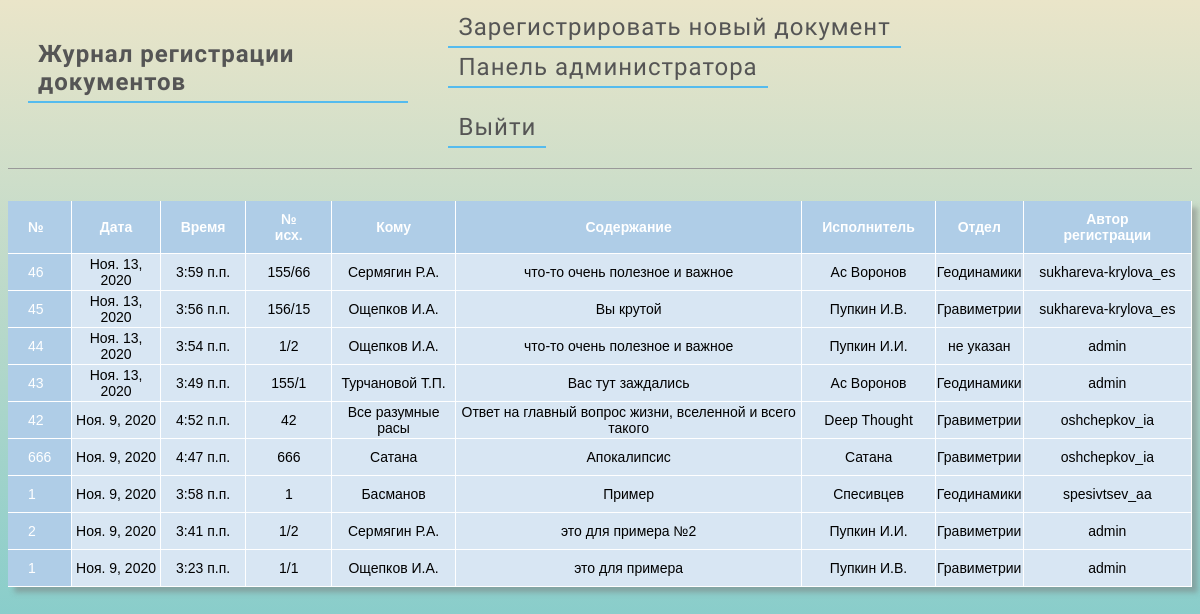
Before: / (signed in) with the older database file.
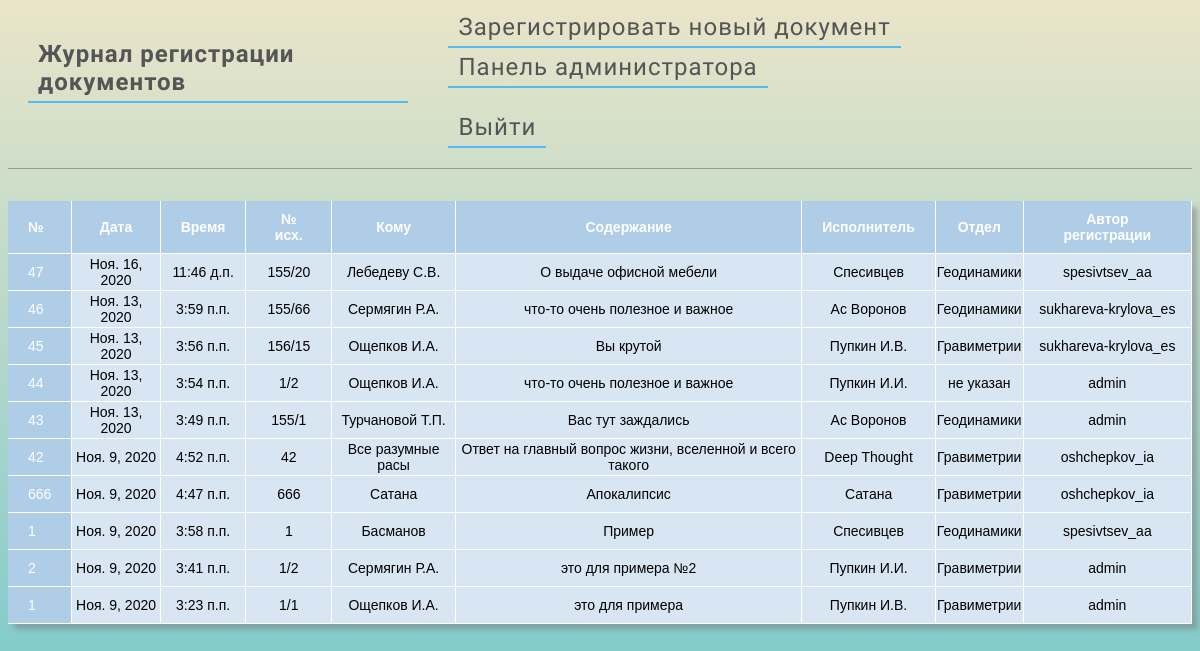
After: the same page with the newer database file.
### journal/models.py (models this page shows, shortened)
class Entry(models.Model):
    number = models.IntegerField("№", default=0)
    reg_date = models.DateField(auto_now=True)
    reg_time = models.TimeField(auto_now=True)
    number_out = models.CharField("№ исх.", max_length=64, default='')
    to_whom = models.CharField("Кому", max_length=200, default='')
    what = models.CharField("Содержание", max_length=200, default='')
    executor = models.CharField("Исполнитель", max_length=200, default='')
    author = models.ForeignKey(
        'auth.User',
        on_delete=models.CASCADE
    )
    departament = models.CharField("Отдел", max_length=200, default='')
    class Meta:
        verbose_name = 'Запись в журнале'     # Для единственного числа
        verbose_name_plural = 'Записи в журнале'      # Для множественного числа

### journal/views.py (the view)
# urls.py: path('', JournalView.as_view(), name='home'),
class JournalView(ListView):
    model = Entry
    template_name = 'home.html'
    queryset = get_some_last_model_elements(obj=Entry, begin=0, end=50)

### journal/templates/home.html
{% extends 'base.html' %}
{% load static %}
{% block content %}
<link href="{% static 'css/home.css' %}" rel="stylesheet">
<table>
    <tr>
        <th>№</th>
        <th>Дата</th>
        <th>Время</th>
        <th>№ исх.</th>
        <th>Кому</th>
        <th>Содержание</th>
        <th>Исполнитель</th>
        <th>Отдел</th>
        <th>Автор регистрации</th>
    </tr>
    {% for item in object_list %}
    <tr>
        {% if user.username != "admin" %}
                {% for group in user.groups.all %}
                    {% if group.name == item.departament %}
                        <td>{{ item.number }}</td>
                        <td>{{ item.reg_date }}</td>
                        <td>{{ item.reg_time }}</td>
                        <td>{{ item.number_out }}</td>
                        <td>{{ item.to_whom }}</td>
                        <td>{{ item.what }}</td>
                        <td>{{ item.executor }}</td>
                        <td>{{ item.departament }}</td>
                        <td>{{ item.author }}</td>
                    {% endif %}
                {% endfor %}
        {% else %}
            <td>{{ item.number }}</td>
            <td>{{ item.reg_date }}</td>
            <td>{{ item.reg_time }}</td>
            <td>{{ item.number_out }}</td>
            <td>{{ item.to_whom }}</td>
            <td>{{ item.what }}</td>
            <td>{{ item.executor }}</td>
            <td>{{ item.departament }}</td>
            <td>{{ item.author }}</td>
        {% endif %}
    </tr>
    {% endfor %}
</table>
{% endblock content %}

Changed rows visible on the page:
added Entry: number "47", reg_date "Ноя. 16, 2020", reg_time "11:46 д.п.", number_out "155/20", to_whom "Лебедеву С.В.", what "О выдаче офисной мебели", executor "Спесивцев", departament "Геодинамики", author "spesivtsev_aa"
